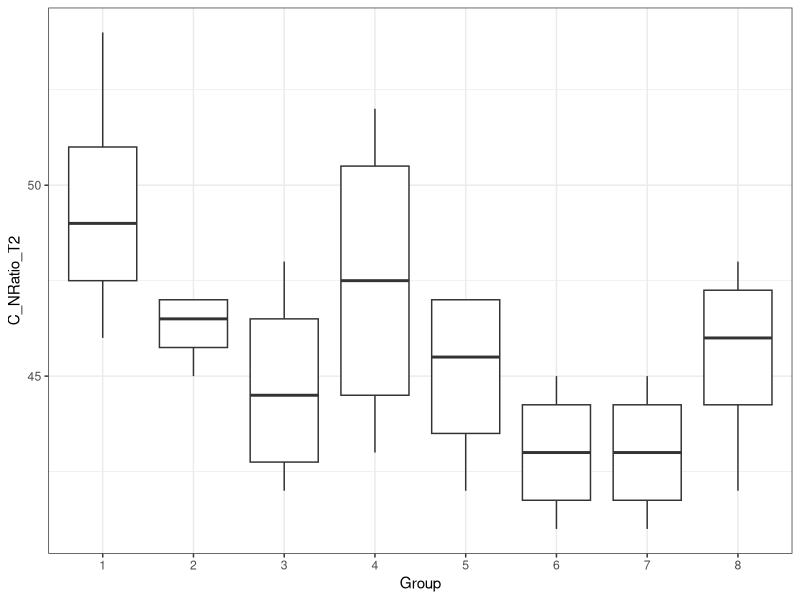
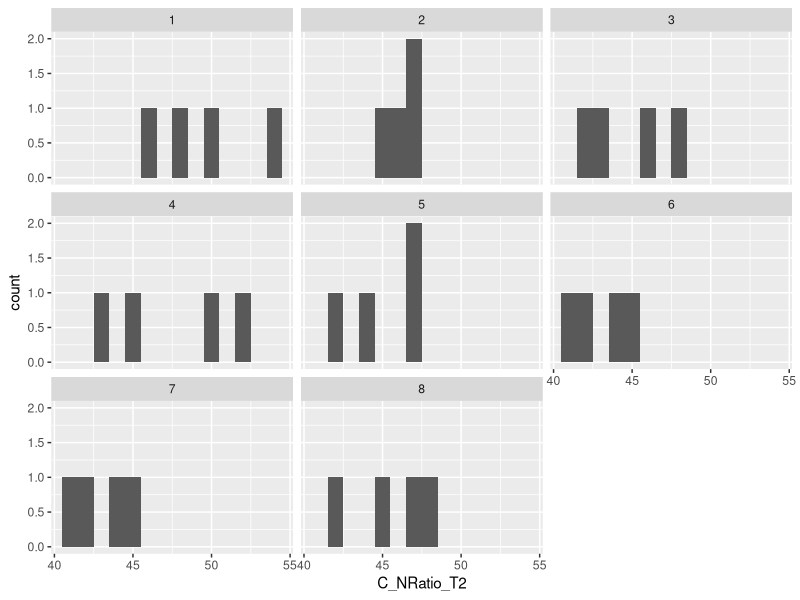
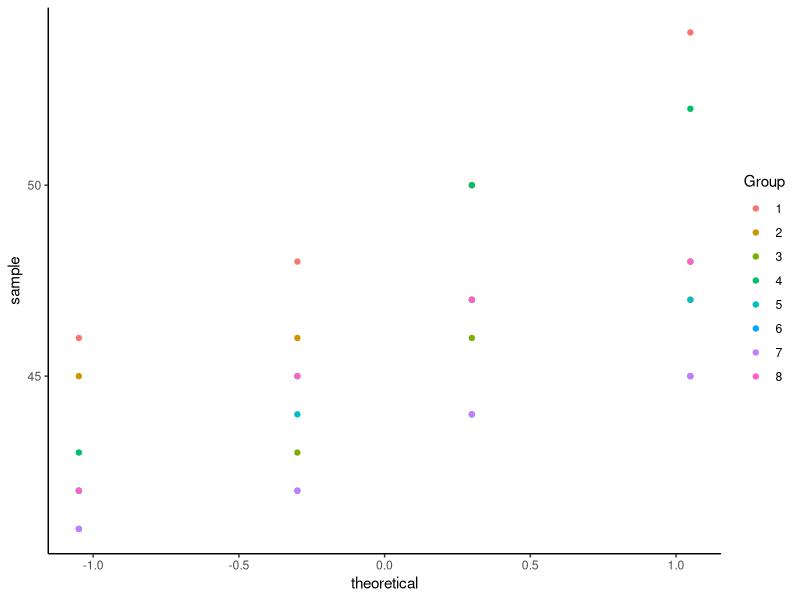
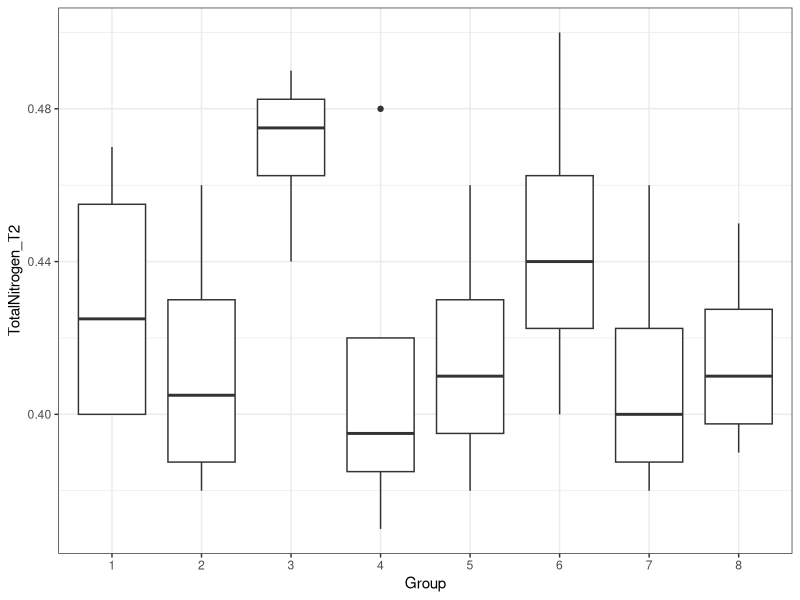
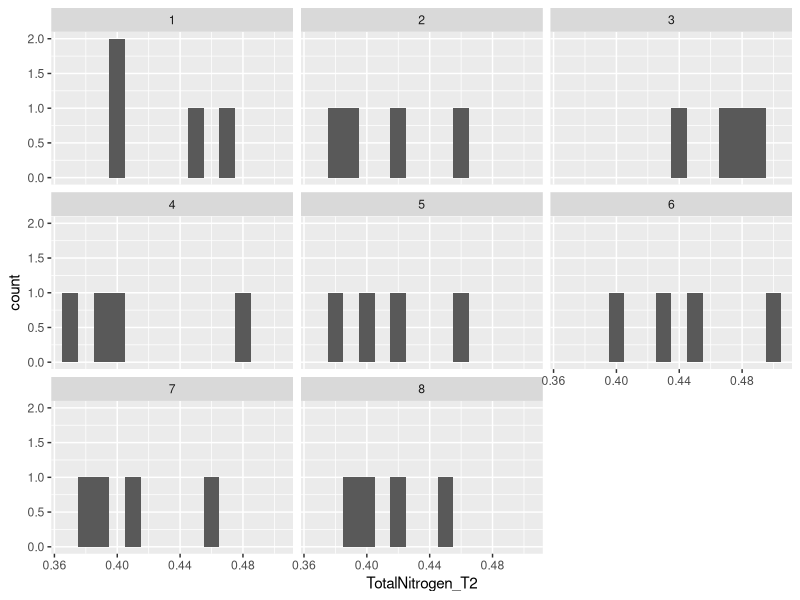
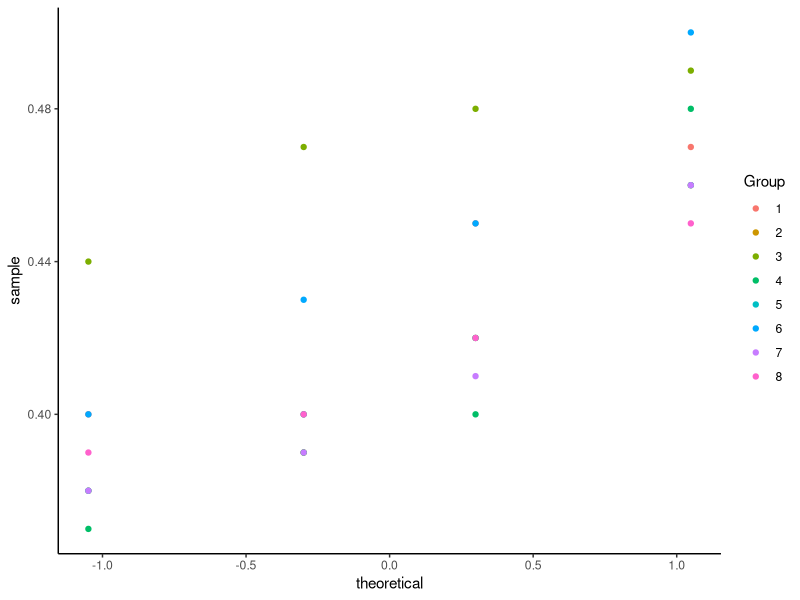
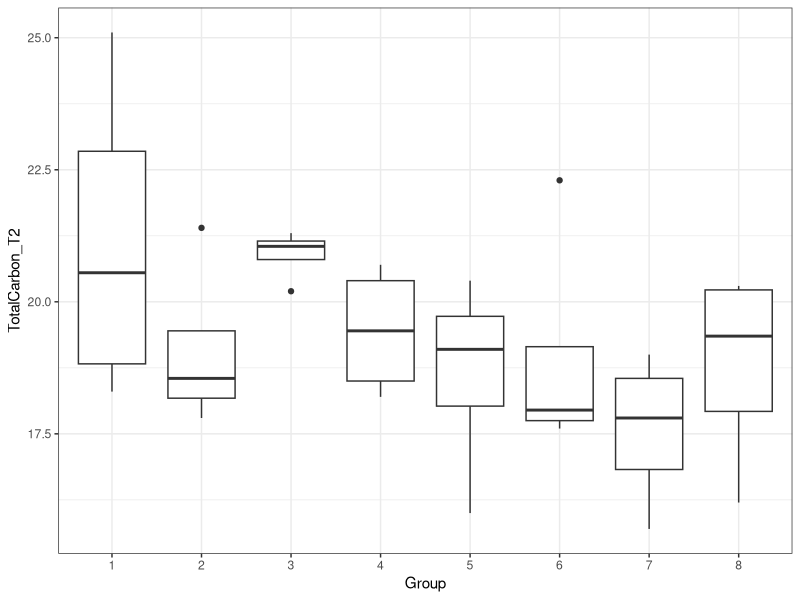
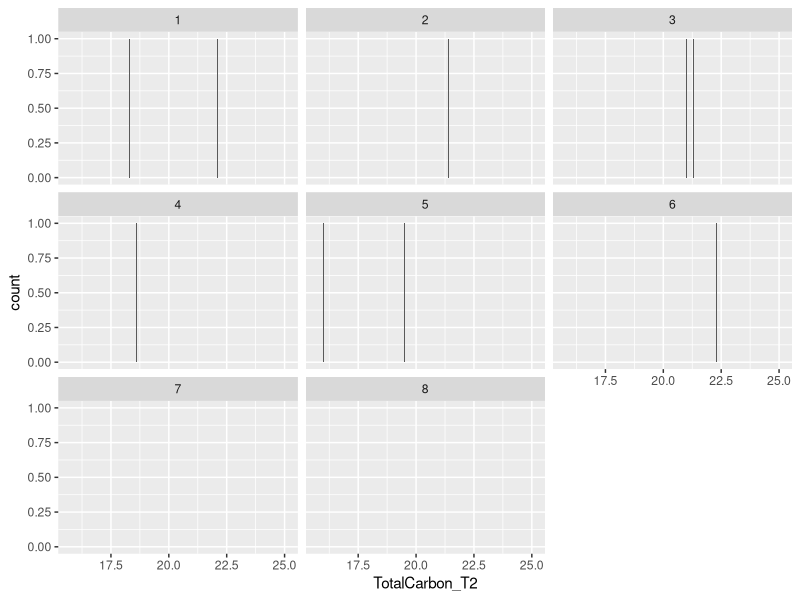

Write the R code that produced these figures, in order. (Note: this script raises an error after producing the figures.)
#### Media Analysis Experiment 1 ####

# Before anything else, verify that your environment is totally clear.
# This is important, because old objects can foul up the works
# Clean up the working environment
rm(list = ls())

# Verify working directory, should be ~/Documents/Analyses/lastname_first
getwd()

# Load tidyverse
library("tidyverse")
# Check for updates
tidyverse_update()

#### Cleaning up the data ####

library(readr)
Media <- read_csv("Shadehouse/SoilTests_Time2.csv")

colnames(Media)[3:3] <- c("Group") ## Renaming the columns
Media$Group <- as.factor(Media$Group)

#### Calculating summary stats to look at change from baseline ####

summ_Media <- Media %>%
  group_by(Group) %>% 
  summarise(mean_C_NRatio_T2 = mean(C_NRatio_T2),
            sd_C_NRatio_T2 = sd(C_NRatio_T2), mean_TotalNitrogen_T2 = mean(TotalNitrogen_T2),
            sd_TotalNitrogen_T2 = sd(TotalNitrogen_T2), mean_TotalCarbon_T2 = mean(TotalCarbon_T2),
            sd_TotalCarbon_T2 = sd(TotalCarbon_T2), ean_DryMatter_T2 = mean(DryMatter_T2),
            sd_DryMatter_T2 = sd(DryMatter_T2), mean_Sodium_T2 = mean(Sodium_T2),
            sd_Sodium_T2 = sd(Sodium_T2), mean_Magnesium_T2 = mean(Magnesium_T2),
            sd_Magnesium_T2 = sd(Magnesium_T2), mean_Calcium_T2 = mean(Calcium_T2),
            sd_Calcium_T2 = sd(Calcium_T2), mean_Potassium_T2 = mean(Potassium_T2),
            sd_Potassium_T2 = sd(Potassium_T2), mean_Sulphur_T2 = mean(Sulphur_T2),
            sd_Sulphur_T2 = sd(Sulphur_T2), mean_Phosphorus_T2 = mean(Phosphorus_T2),
            sd_Phosphorus_T2 = sd(Phosphorus_T2), mean_Ammonium_T2 = mean(Ammonium_T2),
            sd_Ammonium_T2 = sd(Ammonium_T2), mean_Nitrate_T2 = mean(Nitrate_T2),
            sd_Nitrate_T2 = sd(Nitrate_T2), mean_ElectricalConductivity_T2 = mean(ElectricalConductivity_T2),
            sd_ElectricalConductivity_T2 = sd(ElectricalConductivity_T2), mean_pH_T2 = mean(pH_T2),
            sd_pH_T2 = sd(pH_T2))
            

print(summ_Media)


#### Analyzing the differences for each test between groups ####

ggplot(Media, aes(x = Group, y = C_NRatio_T2, group = Group))+
  geom_boxplot() +
  theme_bw() 
ggplot(Media) +
  geom_histogram(aes(C_NRatio_T2), binwidth = 1)+
  facet_wrap(~Group)
ggplot(Media)+
  geom_qq(aes(sample = C_NRatio_T2, color = Group)) +
  theme_classic()

# Check for Homogeneous variance
summ_Media <- Media %>%
  group_by(Group) %>% 
  summarise(mean_C_NRatio_T2 = mean(C_NRatio_T2),
            sd_C_NRatio_T2 = sd(C_NRatio_T2),
            n_C_NRatio_T2 = n())
ratio <-(max(summ_Media$sd_C_NRatio_T2))/(min(summ_Media$sd_C_NRatio_T2))
print(ratio)

# Ratio is too high, try a transformation
Media <- Media %>%
  mutate(logC_NRatio_T2 = log(C_NRatio_T2))

# Check for Homogeneous variance
summ_Media <- Media %>%
  group_by(Group) %>% 
  summarise(mean_logC_NRatio_T2 = mean(logC_NRatio_T2),
            sd_logC_NRatio_T2 = sd(logC_NRatio_T2),
            n_logC_NRatio_T2 = n())
ratio <-(max(summ_Media$sd_logC_NRatio_T2))/(min(summ_Media$sd_logC_NRatio_T2))
print(ratio)

# Did not help, kruskal wallis then
kruskal.test(C_NRatio_T2 ~ Group, data = Media)

# non-significant between treatment groups

# Total Nitrogen
ggplot(Media, aes(x = Group, y = TotalNitrogen_T2, group = Group))+
  geom_boxplot() +
  theme_bw() 
ggplot(Media) +
  geom_histogram(aes(TotalNitrogen_T2), binwidth = 0.01)+
  facet_wrap(~Group)
ggplot(Media)+
  geom_qq(aes(sample = TotalNitrogen_T2, color = Group)) +
  theme_classic()

# Check for Homogeneous variance
summ_Media <- Media %>%
  group_by(Group) %>% 
  summarise(mean_TotalNitrogen_T2 = mean(TotalNitrogen_T2),
            sd_TotalNitrogen_T2 = sd(TotalNitrogen_T2),
            n_TotalNitrogen_T2 = n())
ratio <-(max(summ_Media$sd_TotalNitrogen_T2))/(min(summ_Media$sd_TotalNitrogen_T2))
print(ratio)

# below 3, can do an ANOVA
library("nlme")
library("multcomp")
model01 <- lm(TotalNitrogen_T2~Group, data = Media)
anova(model01)
summary(model01)

# No difference in total N between groups

# Total Carbon
ggplot(Media, aes(x = Group, y = TotalCarbon_T2, group = Group))+
  geom_boxplot() +
  theme_bw() 
ggplot(Media) +
  geom_histogram(aes(TotalCarbon_T2), binwidth = 0.01)+
  facet_wrap(~Group)
ggplot(Media)+
  geom_qq(aes(sample = TotalCarbon_T2, color = Group)) +
  theme_classic()

# Check for Homogeneous variance
summ_Media <- Media %>%
  group_by(Group) %>% 
  summarise(mean_TotalCarbon_T2 = mean(TotalCarbon_T2),
            sd_TotalCarbon_T2 = sd(TotalCarbon_T2),
            n_TotalCarbon_T2 = n())
ratio <-(max(summ_Media$sd_TotalCarbon_T2))/(min(summ_Media$sd_TotalCarbon_T2))
print(ratio)

# Need to try a transformation
Media <- Media %>%
  mutate(logTotalCarbon_T2 = log(TotalCarbon_T2))

# Need to try another transformation
Media <- Media %>%
  mutate(sqrTotalCarbon_T2 = sqrt(TotalCarbon_T2))
# Check for Homogeneous variance
summ_Media <- Media %>%
  group_by(Group) %>% 
  summarise(mean_logTotalCarbon_T2 = mean(logTotalCarbon_T2),
            sd_logTotalCarbon_T2 = sd(logTotalCarbon_T2),
            n_logTotalCarbon_T2 = n())
ratio <-(max(summ_Media$sd_logTotalCarbon_T2))/(min(summ_Media$sd_logTotalCarbon_T2))
print(ratio)

# Check for Homogeneous variance
summ_Media <- Media %>%
  group_by(Group) %>% 
  summarise(mean_sqrTotalCarbon_T2 = mean(sqrTotalCarbon_T2),
            sd_sqrTotalCarbon_T2 = sd(sqrTotalCarbon_T2),
            n_sqrTotalCarbon_T2 = n())
ratio <-(max(summ_Media$sd_sqrTotalCarbon_T2))/(min(summ_Media$sd_sqrTotalCarbon_T2))
print(ratio)

# Did not help, kruskal wallis then
kruskal.test(TotalCarbon_T2 ~ Group, data = Media)

# No difference

# Sodium
ggplot(Media, aes(x = Group, y = Sodium_T2, group = Group))+
  geom_boxplot() +
  theme_bw() 
ggplot(Media) +
  geom_histogram(aes(Sodium_T2), binwidth = 1)+
  facet_wrap(~Group)
ggplot(Media)+
  geom_qq(aes(sample = Sodium_T2, color = Group)) +
  theme_classic()

# Check for Homogeneous variance
summ_Media <- Media %>%
  group_by(Group) %>% 
  summarise(mean_Sodium_T2 = mean(Sodium_T2),
            sd_Sodium_T2 = sd(Sodium_T2),
            n_Sodium_T2 = n())
ratio <-(max(summ_Media$sd_Sodium_T2))/(min(summ_Media$sd_Sodium_T2))
print(ratio)

# Need to try a transformation
Media <- Media %>%
  mutate(logSodium_T2 = log(Sodium_T2))
# Check for Homogeneous variance
summ_Media <- Media %>%
  group_by(Group) %>% 
  summarise(mean_logSodium_T2 = mean(logSodium_T2),
            sd_logSodium_T2 = sd(logSodium_T2),
            n_logSodium_T2 = n())
ratio <-(max(summ_Media$sd_logSodium_T2))/(min(summ_Media$sd_logSodium_T2))
print(ratio)

# Still too high
kruskal.test(Sodium_T2 ~ Group, data = Media)
# No difference

# Magnesium
ggplot(Media, aes(x = Group, y = Magnesium_T2, group = Group))+
  geom_boxplot() +
  theme_bw() 
ggplot(Media) +
  geom_histogram(aes(Magnesium_T2), binwidth = 1)+
  facet_wrap(~Group)
ggplot(Media)+
  geom_qq(aes(sample = Magnesium_T2, color = Group)) +
  theme_classic()

# Check for Homogeneous variance
summ_Media <- Media %>%
  group_by(Group) %>% 
  summarise(mean_Magnesium_T2 = mean(Magnesium_T2),
            sd_Magnesium_T2 = sd(Magnesium_T2),
            n_Magnesium_T2 = n())
ratio <-(max(summ_Media$sd_Magnesium_T2))/(min(summ_Media$sd_Magnesium_T2))
print(ratio)
# infinite (divided by a 0, so will just do kruskal-wallis)

kruskal.test(Magnesium_T2 ~ Group, data = Media)
# Not significant

# Potassium
ggplot(Media, aes(x = Group, y = Potassium_T2, group = Group))+
  geom_boxplot() +
  theme_bw() 
ggplot(Media) +
  geom_histogram(aes(Potassium_T2), binwidth = 1)+
  facet_wrap(~Group)
ggplot(Media)+
  geom_qq(aes(sample = Potassium_T2, color = Group)) +
  theme_classic()

# Check for Homogeneous variance
summ_Media <- Media %>%
  group_by(Group) %>% 
  summarise(mean_Potassium_T2 = mean(Potassium_T2),
            sd_Potassium_T2 = sd(Potassium_T2),
            n_Potassium_T2 = n())
ratio <-(max(summ_Media$sd_Potassium_T2))/(min(summ_Media$sd_Potassium_T2))
print(ratio)

# Try a transformation
Media <- Media %>%
  mutate(logPotassium_T2 = log(Potassium_T2))
# Check for Homogeneous variance
summ_Media <- Media %>%
  group_by(Group) %>% 
  summarise(mean_logPotassium_T2 = mean(logPotassium_T2),
            sd_logPotassium_T2 = sd(logPotassium_T2),
            n_logPotassium_T2 = n())
ratio <-(max(summ_Media$sd_logPotassium_T2))/(min(summ_Media$sd_logPotassium_T2))
print(ratio)

# Still > 3, need to do kruskal-wallis
kruskal.test(Potassium_T2 ~ Group, data = Media)
# Not significant

# Sulphur
ggplot(Media, aes(x = Group, y = Sulphur_T2, group = Group))+
  geom_boxplot() +
  theme_bw() 
ggplot(Media) +
  geom_histogram(aes(Sulphur_T2), binwidth = 1)+
  facet_wrap(~Group)
ggplot(Media)+
  geom_qq(aes(sample = Sulphur_T2, color = Group)) +
  theme_classic()

# Check for Homogeneous variance
summ_Media <- Media %>%
  group_by(Group) %>% 
  summarise(mean_Sulphur_T2 = mean(Sulphur_T2),
            sd_Sulphur_T2 = sd(Sulphur_T2),
            n_Sulphur_T2 = n())
ratio <-(max(summ_Media$sd_Sulphur_T2))/(min(summ_Media$sd_Sulphur_T2))
print(ratio)

## Try a transformation
Media <- Media %>%
  mutate(logSulphur_T2 = log(Sulphur_T2))
# Check for Homogeneous variance
summ_Media <- Media %>%
  group_by(Group) %>% 
  summarise(mean_logSulphur_T2 = mean(logSulphur_T2),
            sd_logSulphur_T2 = sd(logSulphur_T2),
            n_logSulphur_T2 = n())
ratio <-(max(summ_Media$sd_logSulphur_T2))/(min(summ_Media$sd_logSulphur_T2))
print(ratio)

# Still > 3, need to do kruskal-wallis
kruskal.test(Sulphur_T2 ~ Group, data = Media)
# Not significant

# Phosphorus
ggplot(Media, aes(x = Group, y = Phosphorus_T2, group = Group))+
  geom_boxplot() +
  theme_bw() 
ggplot(Media) +
  geom_histogram(aes(Phosphorus_T2), binwidth = 1)+
  facet_wrap(~Group)
ggplot(Media)+
  geom_qq(aes(sample = Phosphorus_T2, color = Group)) +
  theme_classic()

# Check for Homogeneous variance
summ_Media <- Media %>%
  group_by(Group) %>% 
  summarise(mean_Phosphorus_T2 = mean(Phosphorus_T2),
            sd_Phosphorus_T2 = sd(Phosphorus_T2),
            n_Phosphorus_T2 = n())
ratio <-(max(summ_Media$sd_Phosphorus_T2))/(min(summ_Media$sd_Phosphorus_T2))
print(ratio)

# Got an inf, so will just do kruskal-wallis
kruskal.test(Phosphorus_T2 ~ Group, data = Media)
# No difference

# Ammonium
ggplot(Media, aes(x = Group, y = Ammonium_T2, group = Group))+
  geom_boxplot() +
  theme_bw() 
ggplot(Media) +
  geom_histogram(aes(Ammonium_T2), binwidth = 1)+
  facet_wrap(~Group)
ggplot(Media)+
  geom_qq(aes(sample = Ammonium_T2, color = Group)) +
  theme_classic()

# Check for Homogeneous variance
summ_Media <- Media %>%
  group_by(Group) %>% 
  summarise(mean_Ammonium_T2 = mean(Ammonium_T2),
            sd_Ammonium_T2 = sd(Ammonium_T2),
            n_Ammonium_T2 = n())
ratio <-(max(summ_Media$sd_Ammonium_T2))/(min(summ_Media$sd_Ammonium_T2))
print(ratio)

# Got an inf, so will just do kruskal-wallis
kruskal.test(Ammonium_T2 ~ Group, data = Media)
# No difference

# Nitrate
ggplot(Media, aes(x = Group, y = Nitrate_T2, group = Group))+
  geom_boxplot() +
  theme_bw() 
ggplot(Media) +
  geom_histogram(aes(Nitrate_T2), binwidth = 1)+
  facet_wrap(~Group)
ggplot(Media)+
  geom_qq(aes(sample = Nitrate_T2, color = Group)) +
  theme_classic()

# Check for Homogeneous variance
summ_Media <- Media %>%
  group_by(Group) %>% 
  summarise(mean_Nitrate_T2 = mean(Nitrate_T2),
            sd_Nitrate_T2 = sd(Nitrate_T2),
            n_Nitrate_T2 = n())
ratio <-(max(summ_Media$sd_Nitrate_T2))/(min(summ_Media$sd_Nitrate_T2))
print(ratio)

# Try a transformation
Media <- Media %>%
  mutate(logNitrate_T2 = log(Nitrate_T2))
# Check for Homogeneous variance
summ_Media <- Media %>%
  group_by(Group) %>% 
  summarise(mean_logNitrate_T2 = mean(logNitrate_T2),
            sd_logNitrate_T2 = sd(logNitrate_T2),
            n_logNitrate_T2 = n())
ratio <-(max(summ_Media$sd_logNitrate_T2))/(min(summ_Media$sd_logNitrate_T2))
print(ratio)

# <3, do an ANOVA
model01 <- aov(Nitrate_T2~Group, data = Media)
anova(model01)
summary(model01)
# No difference

# ElectricalConductivity
ggplot(Media, aes(x = Group, y = ElectricalConductivity_T2, group = Group))+
  geom_boxplot() +
  theme_bw() 
ggplot(Media) +
  geom_histogram(aes(ElectricalConductivity_T2), binwidth = 1)+
  facet_wrap(~Group)
ggplot(Media)+
  geom_qq(aes(sample = ElectricalConductivity_T2, color = Group)) +
  theme_classic()

# Check for Homogeneous variance
summ_Media <- Media %>%
  group_by(Group) %>% 
  summarise(mean_ElectricalConductivity_T2 = mean(ElectricalConductivity_T2),
            sd_ElectricalConductivity_T2 = sd(ElectricalConductivity_T2),
            n_ElectricalConductivity_T2 = n())
ratio <-(max(summ_Media$sd_ElectricalConductivity_T2))/(min(summ_Media$sd_ElectricalConductivity_T2))
print(ratio)

# Got an inf, so will just do kruskal-wallis
kruskal.test(ElectricalConductivity_T2 ~ Group, data = Media)
# No difference

# pH
ggplot(Media, aes(x = Group, y = pH_T2, group = Group))+
  geom_boxplot() +
  theme_bw() 
ggplot(Media) +
  geom_histogram(aes(pH_T2), binwidth = 1)+
  facet_wrap(~Group)
ggplot(Media)+
  geom_qq(aes(sample = pH_T2, color = Group)) +
  theme_classic()

# Check for Homogeneous variance
summ_Media <- Media %>%
  group_by(Group) %>% 
  summarise(mean_pH_T2 = mean(pH_T2),
            sd_pH_T2 = sd(pH_T2),
            n_pH_T2 = n())
ratio <-(max(summ_Media$sd_pH_T2))/(min(summ_Media$sd_pH_T2))
print(ratio)

# Try a transformation
Media <- Media %>%
  mutate(logpH_T2 = log(pH_T2))
# Check for Homogeneous variance
summ_Media <- Media %>%
  group_by(Group) %>% 
  summarise(mean_logpH_T2 = mean(logpH_T2),
            sd_logpH_T2 = sd(logpH_T2),
            n_logpH_T2 = n())
ratio <-(max(summ_Media$sd_logpH_T2))/(min(summ_Media$sd_logpH_T2))
print(ratio)

# Still > 3, need to do kruskal-wallis
kruskal.test(pH_T2 ~ Group, data = Media)
# no difference

#### Pairwise Comparisons ####
# wattle comparisons
MediaWattle <- Media %>%
  mutate(Group = case_when(
    Group  %in% c(2, 4, 5, 7) ~ "wattle",
    Group %in% c(1, 3, 6, 8) ~ "no wattle",
    TRUE ~ NA_character_  # Optional: handles other values
  ))

ggplot(MediaWattle, aes(x = Group, y = TotalNitrogen_T2, group = Group))+
  geom_boxplot() +
  theme_bw() 
ggplot(MediaWattle) +
  geom_histogram(aes(TotalNitrogen_T2), binwidth = 1)+
  facet_wrap(~Group)
ggplot(MediaWattle)+
  geom_qq(aes(sample = TotalNitrogen_T2, color = Group)) +
  theme_classic()

wilcox.test(Nitrate_T2 ~ Group, data = MediaWattle, var.equal = TRUE,exact = FALSE, alternative = "less", mu = 0, conf.level = 0.95)
wilcox.test(Ammonium_T2 ~ Group, data = MediaWattle, var.equal = TRUE,exact = FALSE, alternative = "less", mu = 0, conf.level = 0.95)
wilcox.test(C_NRatio_T2 ~ Group, data = MediaWattle, var.equal = TRUE,exact = FALSE, alternative = "less", mu = 0, conf.level = 0.95)
wilcox.test(Phosphorus_T2 ~ Group, data = MediaWattle, var.equal = TRUE,exact = FALSE, alternative = "less", mu = 0, conf.level = 0.95)
wilcox.test(Potassium_T2 ~ Group, data = MediaWattle, var.equal = TRUE,exact = FALSE, alternative = "less", mu = 0, conf.level = 0.95)
t.test(TotalNitrogen_T2 ~ Group, data = MediaWattle, var.equal = FALSE)

# privet tests
MediaPrivet <- Media %>%
  mutate(Group = case_when(
    Group  %in% c(2, 3, 5, 8) ~ "privet",
    Group %in% c(1, 4, 6, 7) ~ "no privet",
    TRUE ~ NA_character_  # Optional: handles other values
  ))

t.test(TotalNitrogen_T2 ~ Group, data = MediaPrivet, var.equal = FALSE)
wilcox.test(Nitrate_T2 ~ Group, data = MediaPrivet, var.equal = TRUE,exact = FALSE, alternative = "less", mu = 0, conf.level = 0.95)
wilcox.test(Ammonium_T2 ~ Group, data = MediaPrivet, var.equal = TRUE,exact = FALSE, alternative = "less", mu = 0, conf.level = 0.95)
wilcox.test(C_NRatio_T2 ~ Group, data = MediaPrivet, var.equal = TRUE,exact = FALSE, alternative = "less", mu = 0, conf.level = 0.95)
wilcox.test(Phosphorus_T2 ~ Group, data = MediaPrivet, var.equal = TRUE,exact = FALSE, alternative = "less", mu = 0, conf.level = 0.95)
wilcox.test(Potassium_T2 ~ Group, data = MediaPrivet, var.equal = TRUE,exact = FALSE, alternative = "less", mu = 0, conf.level = 0.95)

summary_Privet <- MediaPrivet %>%
  group_by(Group) %>%
  summarise(mean_Phosphorus_T2 = mean(Phosphorus_T2),
            median_Phosphorus_T2 = median(Phosphorus_T2),
            IQR_Phosphorus_T2 = IQR(Phosphorus_T2),
            sd_Phosphorus_T2 = sd(Phosphorus_T2),
            var_Phosphorus_T2 = var(Phosphorus_T2),
            se_Phosphorus_T2 = sd(Phosphorus_T2)/sqrt(n()),
            n_Phosphorus_T2 = n())

print(summary_Privet)

# Woolly tests
MediaWoolly <- Media %>%
  mutate(Group = case_when(
    Group  %in% c(2, 3, 4, 6) ~ "woolly",
    Group %in% c(1, 5, 7, 8) ~ "no woolly",
    TRUE ~ NA_character_  # Optional: handles other values
  ))

t.test(TotalNitrogen_T2 ~ Group, data = MediaWoolly, var.equal = FALSE)
wilcox.test(Nitrate_T2 ~ Group, data = MediaWoolly, var.equal = TRUE,exact = FALSE, alternative = "less", mu = 0, conf.level = 0.95)
wilcox.test(Ammonium_T2 ~ Group, data = MediaWoolly, var.equal = TRUE,exact = FALSE, alternative = "less", mu = 0, conf.level = 0.95)
wilcox.test(C_NRatio_T2 ~ Group, data = MediaWoolly, var.equal = TRUE,exact = FALSE, alternative = "less", mu = 0, conf.level = 0.95)
wilcox.test(Phosphorus_T2 ~ Group, data = MediaWoolly, var.equal = TRUE,exact = FALSE, alternative = "less", mu = 0, conf.level = 0.95)
wilcox.test(Potassium_T2 ~ Group, data = MediaWoolly, var.equal = TRUE,exact = FALSE, alternative = "less", mu = 0, conf.level = 0.95)


# mixture of weeds vs monoculture
# Woolly tests
MediaMono <- Media %>%
  mutate(Group = case_when(
    Group  %in% c(2, 3, 4, 5) ~ "mixture",
    Group %in% c(6, 7, 8) ~ "monoculture",
    TRUE ~ NA_character_  # Optional: handles other values
  ))

# remove NA
MediaMono <- MediaMono %>%
  filter(!is.na(Group))

t.test(TotalNitrogen_T2 ~ Group, data = MediaMono, var.equal = FALSE)
wilcox.test(Nitrate_T2 ~ Group, data = MediaMono, var.equal = TRUE,exact = FALSE, alternative = "less", mu = 0, conf.level = 0.95)
wilcox.test(Ammonium_T2 ~ Group, data = MediaMono, var.equal = TRUE,exact = FALSE, alternative = "less", mu = 0, conf.level = 0.95)
wilcox.test(C_NRatio_T2 ~ Group, data = MediaMono, var.equal = TRUE,exact = FALSE, alternative = "less", mu = 0, conf.level = 0.95)
wilcox.test(Phosphorus_T2 ~ Group, data = MediaMono, var.equal = TRUE,exact = FALSE, alternative = "less", mu = 0, conf.level = 0.95)
wilcox.test(Potassium_T2 ~ Group, data = MediaMono, var.equal = TRUE,exact = FALSE, alternative = "less", mu = 0, conf.level = 0.95)

summary_Mono <- MediaMono %>%
  group_by(Group) %>%
  summarise(mean_Nitrate_T2 = mean(Nitrate_T2),
            median_Nitrate_T2 = median(Nitrate_T2),
            IQR_Nitrate_T2 = IQR(Nitrate_T2),
            sd_Nitrate_T2 = sd(Nitrate_T2),
            var_Nitrate_T2 = var(Nitrate_T2),
            se_Nitrate_T2 = sd(Nitrate_T2)/sqrt(n()),
            n_Nitrate_T2 = n())

print(summary_Mono)

#### Change in media paired comparisons ####

# make a new column that is the T 2 value minus the T 1 value
# Nitrate
Media <- Media %>%
  mutate(ChangeNitrate = (Nitrate_T2 - Nitrate_T1))
# Ammonium
Media <- Media %>%
  mutate(ChangeAmmonium = (Ammonium_T2 - Ammonium_T1))
# C_N Ratio
Media <- Media %>%
  mutate(ChangeC_NRatio = (C_NRatio_T2 - C_NRatio_T1))
# Phosphorus
Media <- Media %>%
  mutate(ChangePhosphorus = (Phosphorus_T2 - Phosphorus_T1))
# Potassium
Media <- Media %>%
  mutate(ChangePotassium = (Potassium_T2 - Potassium_T1))
# total Nitrogen
Media <- Media %>%
  mutate(ChangeTotalNitrogen = (TotalNitrogen_T2 - TotalNitrogen_T1))

# Show summary stats #
summ_MediaChange <- Media %>%
  group_by(Group) %>% 
  summarise(mean_ChangeC_NRatio = mean(ChangeC_NRatio),
            sd_ChangeC_NRatio = sd(ChangeC_NRatio), se_ChangeC_NRatio = sd(ChangeC_NRatio)/sqrt(n()), mean_ChangeTotalNitrogen = mean(ChangeTotalNitrogen),
            sd_ChangeTotalNitrogen = sd(ChangeTotalNitrogen), se_ChangeTotalNitrogen = sd(ChangeTotalNitrogen)/sqrt(n()),
            mean_ChangePotassium = mean(ChangePotassium), sd_ChangePotassium = sd(ChangePotassium),
            se_ChangePotassium = sd(ChangePotassium)/sqrt(n()), mean_ChangePhosphorus = mean(ChangePhosphorus),
            sd_ChangePhosphorus = sd(ChangePhosphorus), se_ChangePhosphorus = sd(ChangePhosphorus)/sqrt(n()), mean_ChangeAmmonium = mean(ChangeAmmonium),
            sd_ChangeAmmonium = sd(ChangeAmmonium), se_ChangeAmmonium = sd(ChangeAmmonium)/sqrt(n()), mean_ChangeNitrate = mean(ChangeNitrate),
            sd_ChangeNitrate = sd(ChangeNitrate), se_ChangeNitrate = sd(ChangeNitrate)/sqrt(n()))

print(summ_MediaChange)


library(writexl)

write_xlsx(summ_MediaChange, "C:/Users/bella/Documents/summ_MediaChange.xlsx")

# wattle comparisons
MediaWattle <- Media %>%
  mutate(Group = case_when(
    Group  %in% c(2, 4, 5, 7) ~ "wattle",
    Group %in% c(1, 3, 6, 8) ~ "no wattle",
    TRUE ~ NA_character_  # Optional: handles other values
  ))

ggplot(MediaWattle, aes(x = Group, y = ChangeTotalNitrogen, group = Group))+
  geom_boxplot() +
  theme_bw() 
ggplot(MediaWattle) +
  geom_histogram(aes(ChangeTotalNitrogen), binwidth = 1)+
  facet_wrap(~Group)
ggplot(MediaWattle)+
  geom_qq(aes(sample = ChangeTotalNitrogen, color = Group)) +
  theme_classic()

wilcox.test(ChangeNitrate ~ Group, data = MediaWattle, var.equal = TRUE,exact = FALSE, alternative = "less", mu = 0, conf.level = 0.95)
wilcox.test(ChangeAmmonium ~ Group, data = MediaWattle, var.equal = TRUE,exact = FALSE, alternative = "less", mu = 0, conf.level = 0.95)
wilcox.test(ChangeC_NRatio ~ Group, data = MediaWattle, var.equal = TRUE,exact = FALSE, alternative = "less", mu = 0, conf.level = 0.95)
wilcox.test(ChangePhosphorus ~ Group, data = MediaWattle, var.equal = TRUE,exact = FALSE, alternative = "less", mu = 0, conf.level = 0.95)
wilcox.test(ChangePotassium ~ Group, data = MediaWattle, var.equal = TRUE,exact = FALSE, alternative = "less", mu = 0, conf.level = 0.95)
t.test(ChangeTotalNitrogen ~ Group, data = MediaWattle, var.equal = FALSE)

# privet
MediaPrivet <- Media %>%
  mutate(Group = case_when(
    Group  %in% c(2, 3, 5, 8) ~ "privet",
    Group %in% c(1, 4, 6, 7) ~ "no privet",
    TRUE ~ NA_character_  # Optional: handles other values
  ))

ggplot(MediaPrivet, aes(x = Group, y = ChangeTotalNitrogen, group = Group))+
  geom_boxplot() +
  theme_bw() 
ggplot(MediaPrivet) +
  geom_histogram(aes(ChangeTotalNitrogen), binwidth = 1)+
  facet_wrap(~Group)
ggplot(MediaPrivet)+
  geom_qq(aes(sample = ChangeTotalNitrogen, color = Group)) +
  theme_classic()

wilcox.test(ChangeNitrate ~ Group, data = MediaPrivet, var.equal = TRUE,exact = FALSE, alternative = "less", mu = 0, conf.level = 0.95)
wilcox.test(ChangeAmmonium ~ Group, data = MediaPrivet, var.equal = TRUE,exact = FALSE, alternative = "less", mu = 0, conf.level = 0.95)
wilcox.test(ChangeC_NRatio ~ Group, data = MediaPrivet, var.equal = TRUE,exact = FALSE, alternative = "less", mu = 0, conf.level = 0.95)
wilcox.test(ChangePhosphorus ~ Group, data = MediaPrivet, var.equal = TRUE,exact = FALSE, alternative = "less", mu = 0, conf.level = 0.95)
wilcox.test(ChangePotassium ~ Group, data = MediaPrivet, var.equal = TRUE,exact = FALSE, alternative = "less", mu = 0, conf.level = 0.95)
t.test(ChangeTotalNitrogen ~ Group, data = MediaPrivet, var.equal = FALSE)

summary_Privet <- MediaPrivet %>%
  group_by(Group) %>%
  summarise(mean_ChangePhosphorus = mean(ChangePhosphorus),
            median_ChangePhosphorus = median(ChangePhosphorus),
            IQR_ChangePhosphorus = IQR(ChangePhosphorus),
            sd_ChangePhosphorus = sd(ChangePhosphorus),
            var_ChangePhosphorus = var(ChangePhosphorus),
            se_ChangePhosphorus = sd(ChangePhosphorus)/sqrt(n()),
            n_ChangePhosphorus = n())

print(summary_Privet)

# Woolly
MediaWoolly <- Media %>%
  mutate(Group = case_when(
    Group  %in% c(2, 3, 4, 6) ~ "woolly",
    Group %in% c(1, 5, 7, 8) ~ "no woolly",
    TRUE ~ NA_character_  # Optional: handles other values
  ))

ggplot(MediaWoolly, aes(x = Group, y = ChangeTotalNitrogen, group = Group))+
  geom_boxplot() +
  theme_bw() 
ggplot(MediaWoolly) +
  geom_histogram(aes(ChangeTotalNitrogen), binwidth = 1)+
  facet_wrap(~Group)
ggplot(MediaWoolly)+
  geom_qq(aes(sample = ChangeTotalNitrogen, color = Group)) +
  theme_classic()

wilcox.test(ChangeNitrate ~ Group, data = MediaWoolly, var.equal = TRUE,exact = FALSE, alternative = "less", mu = 0, conf.level = 0.95)
wilcox.test(ChangeAmmonium ~ Group, data = MediaWoolly, var.equal = TRUE,exact = FALSE, alternative = "less", mu = 0, conf.level = 0.95)
wilcox.test(ChangeC_NRatio ~ Group, data = MediaWoolly, var.equal = TRUE,exact = FALSE, alternative = "less", mu = 0, conf.level = 0.95)
wilcox.test(ChangePhosphorus ~ Group, data = MediaWoolly, var.equal = TRUE,exact = FALSE, alternative = "less", mu = 0, conf.level = 0.95)
wilcox.test(ChangePotassium ~ Group, data = MediaWoolly, var.equal = TRUE,exact = FALSE, alternative = "less", mu = 0, conf.level = 0.95)
t.test(ChangeTotalNitrogen ~ Group, data = MediaWoolly, var.equal = FALSE)

# mixture of weeds vs monoculture
# Woolly tests
MediaMono <- Media %>%
  mutate(Group = case_when(
    Group  %in% c(2, 3, 4, 5) ~ "mixture",
    Group %in% c(6, 7, 8) ~ "monoculture",
    TRUE ~ NA_character_  # Optional: handles other values
  ))

# remove NA
MediaMono <- MediaMono %>%
  filter(!is.na(Group))

ggplot(MediaMono, aes(x = Group, y = ChangeTotalNitrogen, group = Group))+
  geom_boxplot() +
  theme_bw() 
ggplot(MediaMono) +
  geom_histogram(aes(ChangeTotalNitrogen), binwidth = 1)+
  facet_wrap(~Group)
ggplot(MediaMono)+
  geom_qq(aes(sample = ChangeTotalNitrogen, color = Group)) +
  theme_classic()

wilcox.test(ChangeNitrate ~ Group, data = MediaMono, var.equal = TRUE,exact = FALSE, alternative = "less", mu = 0, conf.level = 0.95)
wilcox.test(ChangeAmmonium ~ Group, data = MediaMono, var.equal = TRUE,exact = FALSE, alternative = "less", mu = 0, conf.level = 0.95)
wilcox.test(ChangeC_NRatio ~ Group, data = MediaMono, var.equal = TRUE,exact = FALSE, alternative = "less", mu = 0, conf.level = 0.95)
wilcox.test(ChangePhosphorus ~ Group, data = MediaMono, var.equal = TRUE,exact = FALSE, alternative = "less", mu = 0, conf.level = 0.95)
wilcox.test(ChangePotassium ~ Group, data = MediaMono, var.equal = TRUE,exact = FALSE, alternative = "less", mu = 0, conf.level = 0.95)
t.test(ChangeTotalNitrogen ~ Group, data = MediaMono, var.equal = FALSE)

summary_Mono <- MediaMono %>%
  group_by(Group) %>%
  summarise(mean_ChangeNitrate = mean(ChangeNitrate),
            median_ChangeNitrate = median(ChangeNitrate),
            IQR_ChangeNitrate = IQR(ChangeNitrate),
            sd_ChangeNitrate = sd(ChangeNitrate),
            var_ChangeNitrate = var(ChangeNitrate),
            se_ChangeNitrate = sd(ChangeNitrate)/sqrt(n()),
            n_ChangeNitrate = n())

print(summary_Mono)
